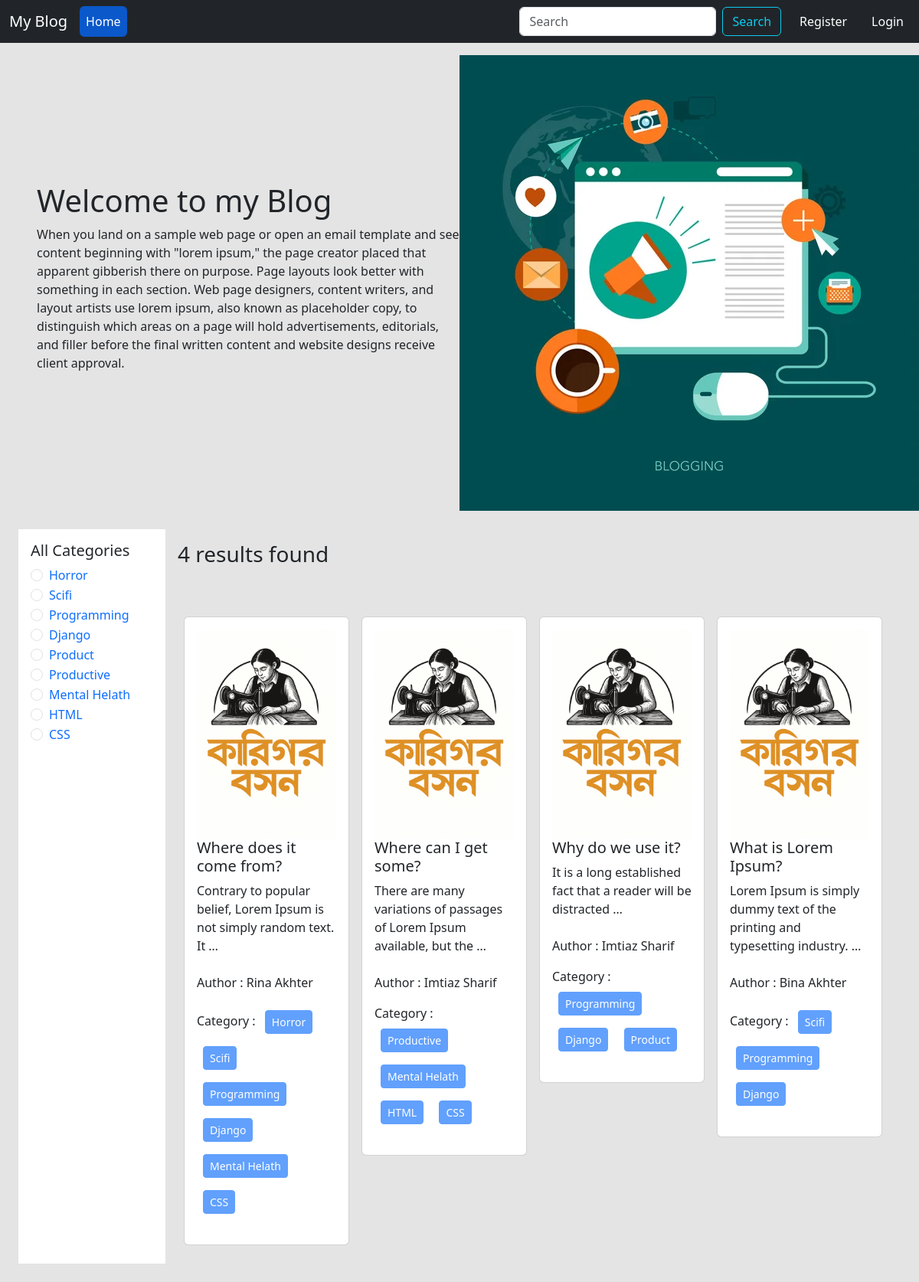
The page / on the database its author committed.
### categories/models.py (models this page shows, shortened)
class Category(models.Model):
    name = models.CharField(max_length=100)
    slug = models.SlugField(max_length=100, unique=True, null=True, blank=True)

### posts/models.py (models this page shows, shortened)
class Post(models.Model):
    title = models.CharField(max_length=50)
    content = models.TextField()
    category = models.ManyToManyField(Category) #Ekta post multiple categorir moddhe thakte pare abr ekta categorir moddhe multiple post thakte pare
    author = models.ForeignKey(User, on_delete=models.CASCADE)
    image = models.ImageField(upload_to='uploads/', blank = True, null = True)

### blog_project/views.py (the view)
# urls.py: path('', views.home, name='homepage'),
def home(request, category_slug = None):
    data = Post.objects.all()
    if category_slug is not None:
        category = Category.objects.get(slug = category_slug)
        data = Post.objects.filter(category = category)
    categories = Category.objects.all()
    return render(request, 'home.html', {'data' : data, 'category' : categories})

### templates/home.html
{% extends 'base.html' %}
{% load static %}
{% block content %}
  <div class="d-flex flex-wrap px-5 pt-3 align-items-center">
    <div class="col-6">
      <h1>Welcome to my Blog</h1>
      <p>When you land on a sample web page or open an email template and see content beginning with "lorem ipsum," the page creator placed that apparent gibberish there on purpose. Page layouts look better with something in each section. Web page designers, content writers, and layout artists use lorem ipsum, also known as placeholder copy, to distinguish which areas on a page will hold advertisements, editorials, and filler before the final written content and website designs receive client approval.</p>
    </div>
    <div class="col-6">
      <img src="{% static 'header.jpg' %}" />
    </div>
  </div>
  <div class="d-flex flex-wrap p-4">
    <div class="col-2 bg-white p-3">
      <h5>All Categories</h5>
      {% for cat in category %}
        <div class="form-check">
          <input class="form-check-input" type="radio" name="category" id="{{ cat.id }}" />
          <label class="form-check-label" for="{{ cat.id }}"><a href="{% url 'category_wise_post' cat.slug %}" class="text-decoration-none text-primary">{{ cat.name }}</a></label>
        </div>
      {% endfor %}
    </div>
    <div class="col-10 p-3">
      <h3>{{ data|length }} results found</h3>
      <div class="d-flex flex-wrap pt-5">
        {% for post in data %}
          <div class="col-sm-3">
            <div class="card m-2">
              <div class="card-body">
                <a href="{% url 'detail_post' post.id %}" class="text-decoration-none text-dark" ><img src="{{ post.image.url }}" class="card-img-top" alt="" />
                <h5 class="card-title">{{ post.title }}</h5>
                <p class="card-text">{{ post.content|truncatewords:12 }}</p>
                </a>
                <br/>
                <p>Author : {{ post.author.first_name }} {{ post.author.last_name }}</p>
                <p>Category :
                  {% for cat in post.category.all %}
                    <button class="btn btn-primary btn-sm m-2" disabled>{{ cat.name }}</button>
                  {% endfor %}
                </p>
              </div>
            </div>
          </div>
        {% endfor %}
      </div>
    </div>
  </div>
{% endblock %}

### rows shown on the page
Category: name "Horror"
Category: name "Scifi"
Category: name "Programming"
Category: name "Django"
Category: name "Product"
Category: name "Productive"
Category: name "Mental Helath"
Category: name "HTML"
Category: name "CSS"
Post: image (picture), title "Where does it come from?", content "Contrary to popular belief, Lorem Ipsum is not simply random text. It …", author.first_name "Rina", author.last_name "Akhter"
Post: image (picture), title "Where can I get some?", content "There are many variations of passages of Lorem Ipsum available, but the …", author.first_name "Imtiaz", author.last_name "Sharif"
Post: image (picture), title "Why do we use it?", content "It is a long established fact that a reader will be distracted …", author.first_name "Imtiaz", author.last_name "Sharif"
Post: image (picture), title "What is Lorem Ipsum?", content "Lorem Ipsum is simply dummy text of the printing and typesetting industry. …", author.first_name "Bina", author.last_name "Akhter"

### other values the page prints
{{ data|length }} "4"
